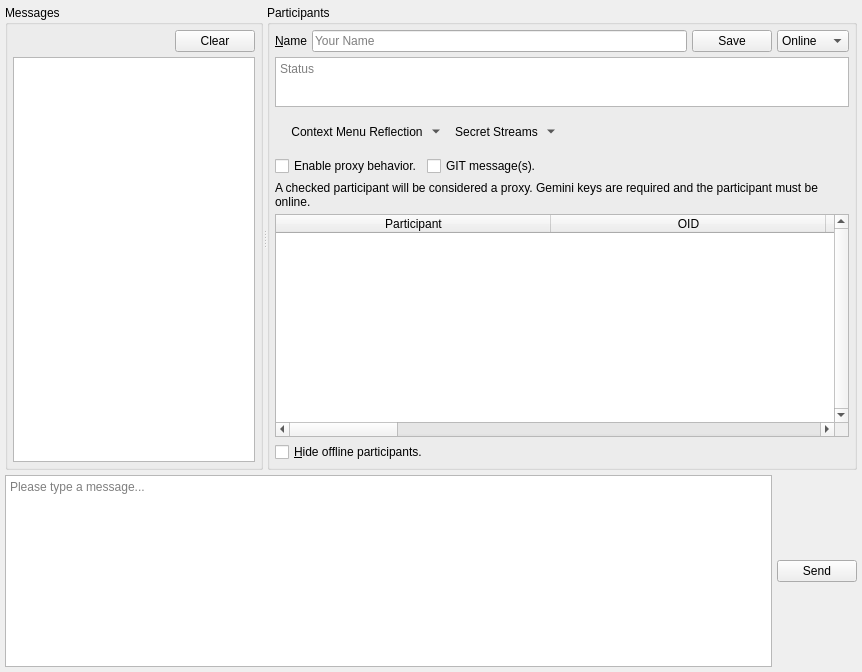
             <widget class="QWidget" name="scrollAreaWidgetContents_2">
              <property name="geometry">
               <rect>
                <x>0</x>
                <y>0</y>
                <width>862</width>
                <height>672</height>
               </rect>
              </property>
              <layout class="QHBoxLayout" name="horizontalLayout_25">
               <property name="spacing">
                <number>5</number>
               </property>
               <property name="leftMargin">
                <number>5</number>
               </property>
               <property name="topMargin">
                <number>5</number>
               </property>
               <property name="rightMargin">
                <number>5</number>
               </property>
               <property name="bottomMargin">
                <number>5</number>
               </property>
               <item>
                <layout class="QVBoxLayout" name="verticalLayout_24">
                 <property name="spacing">
                  <number>5</number>
                 </property>
                 <item>
                  <widget class="QSplitter" name="chatHorizontalSplitter">
                   <property name="orientation">
                    <enum>Qt::Horizontal</enum>
                   </property>
                   <widget class="QGroupBox" name="groupBox_9">
                    <property name="title">
                     <string>Messages</string>
                    </property>
                    <layout class="QVBoxLayout" name="verticalLayout_7">
                     <property name="spacing">
                      <number>5</number>
                     </property>
                     <property name="leftMargin">
                      <number>5</number>
                     </property>
                     <property name="topMargin">
                      <number>5</number>
                     </property>
                     <property name="rightMargin">
                      <number>5</number>
                     </property>
                     <property name="bottomMargin">
                      <number>5</number>
                     </property>
                     <item>
                      <layout class="QHBoxLayout" name="horizontalLayout_27">
                       <property name="spacing">
                        <number>5</number>
                       </property>
                       <item>
                        <spacer name="horizontalSpacer_23">
                         <property name="orientation">
                          <enum>Qt::Horizontal</enum>
                         </property>
                         <property name="sizeHint" stdset="0">
                          <size>
                           <width>40</width>
                           <height>20</height>
                          </size>
                         </property>
                        </spacer>
                       </item>
                       <item>
                        <widget class="QPushButton" name="clearMessages">
                         <property name="text">
                          <string>Clear</string>
                         </property>
                        </widget>
                       </item>
                      </layout>
                     </item>
                     <item>
                      <widget class="QTextBrowser" name="messages">
                       <property name="tabChangesFocus">
                        <bool>true</bool>
                       </property>
                       <property name="textInteractionFlags">
                        <set>Qt::LinksAccessibleByKeyboard|Qt::LinksAccessibleByMouse|Qt::TextBrowserInteraction|Qt::TextSelectableByKeyboard|Qt::TextSelectableByMouse</set>
                       </property>
                       <property name="openExternalLinks">
                        <bool>true</bool>
                       </property>
                       <property name="openLinks">
                        <bool>false</bool>
                       </property>
                      </widget>
                     </item>
                    </layout>
                   </widget>
                   <widget class="QGroupBox" name="groupBox">
                    <property name="title">
                     <string>Participants</string>
                    </property>
                    <layout class="QVBoxLayout" name="verticalLayout_19">
                     <property name="spacing">
                      <number>5</number>
                     </property>
                     <property name="leftMargin">
                      <number>5</number>
                     </property>
                     <property name="topMargin">
                      <number>5</number>
                     </property>
                     <property name="rightMargin">
                      <number>5</number>
                     </property>
                     <property name="bottomMargin">
                      <number>5</number>
                     </property>
                     <item>
                      <layout class="QHBoxLayout" name="horizontalLayout_9">
                       <property name="spacing">
                        <number>5</number>
                       </property>
                       <item>
                        <widget class="QLabel" name="label_5">
                         <property name="text">
                          <string>&amp;Name</string>
                         </property>
                         <property name="buddy">
                          <cstring>nodeName</cstring>
                         </property>
                        </widget>
                       </item>
                       <item>
                        <widget class="QLineEdit" name="nodeName">
                         <property name="placeholderText">
                          <string>Your Name</string>
                         </property>
                         <property name="clearButtonEnabled">
                          <bool>true</bool>
                         </property>
                        </widget>
                       </item>
                       <item>
                        <widget class="QPushButton" name="saveNodeName">
                         <property name="text">
                          <string>Save</string>
                         </property>
                        </widget>
                       </item>
                       <item>
                        <widget class="QComboBox" name="status">
                         <property name="sizePolicy">
                          <sizepolicy hsizetype="Fixed" vsizetype="Fixed">
                           <horstretch>0</horstretch>
                           <verstretch>0</verstretch>
                          </sizepolicy>
                         </property>
                         <property name="currentIndex">
                          <number>4</number>
                         </property>
                         <property name="sizeAdjustPolicy">
                          <enum>QComboBox::AdjustToContents</enum>
                         </property>
                         <item>
                          <property name="text">
                           <string>Away</string>
                          </property>
                         </item>
                         <item>
                          <property name="text">
                           <string>Busy</string>
                          </property>
                         </item>
                         <item>
                          <property name="text">
                           <string>Custom</string>
                          </property>
                         </item>
                         <item>
                          <property name="text">
                           <string>Offline</string>
                          </property>
                         </item>
                         <item>
                          <property name="text">
                           <string>Online</string>
                          </property>
                         </item>
                        </widget>
                       </item>
                      </layout>
                     </item>
                     <item>
                      <widget class="QTextEdit" name="custom">
                       <property name="maximumSize">
                        <size>
                         <width>16777215</width>
                         <height>50</height>
                        </size>
                       </property>
                       <property name="toolTip">
                        <string>Please provide a status message.</string>
                       </property>
                       <property name="tabChangesFocus">
                        <bool>true</bool>
                       </property>
                       <property name="acceptRichText">
                        <bool>false</bool>
                       </property>
                       <property name="placeholderText">
                        <string>Status</string>
                       </property>
                      </widget>
                     </item>
                     <item>
                      <widget class="QFrame" name="chat_frame">
                       <layout class="QHBoxLayout" name="horizontalLayout_17">
                        <item>
                         <widget class="QToolButton" name="chatActionMenu">
                          <property name="toolTip">
                           <string>Context Menu</string>
                          </property>
                          <property name="text">
                           <string>Context Menu Reflection</string>
                          </property>
                          <property name="icon">
                           <iconset resource="../Icons/icons.qrc">
                            <normaloff>:/generic/menu.png</normaloff>:/generic/menu.png</iconset>
                          </property>
                          <property name="popupMode">
                           <enum>QToolButton::MenuButtonPopup</enum>
                          </property>
                          <property name="autoRaise">
                           <bool>true</bool>
                          </property>
                         </widget>
                        </item>
                        <item>
                         <widget class="QToolButton" name="chatSecrets">
                          <property name="toolTip">
                           <string>&lt;html&gt;&lt;head/&gt;&lt;body&gt;&lt;p&gt;Secret Streams. The activated entry will be applied to the currently-selected participant.&lt;/p&gt;&lt;/body&gt;&lt;/html&gt;</string>
                          </property>
                          <property name="text">
                           <string>Secret Streams</string>
                          </property>
                          <property name="icon">
                           <iconset resource="../Icons/icons.qrc">
                            <normaloff>:/generic/menu-secret-chat.png</normaloff>:/generic/menu-secret-chat.png</iconset>
                          </property>
                          <property name="popupMode">
                           <enum>QToolButton::MenuButtonPopup</enum>
                          </property>
                          <property name="autoRaise">
                           <bool>true</bool>
                          </property>
                         </widget>
                        </item>
                        <item>
                         <spacer name="horizontalSpacer_70">
                          <property name="orientation">
                           <enum>Qt::Horizontal</enum>
                          </property>
                          <property name="sizeHint" stdset="0">
                           <size>
                            <width>315</width>
                            <height>20</height>
                           </size>
                          </property>
                         </spacer>
                        </item>
                       </layout>
                      </widget>
                     </item>
                     <item>
                      <layout class="QHBoxLayout" name="horizontalLayout_50">
                       <item>
                        <widget class="QCheckBox" name="humanProxy">
                         <property name="sizePolicy">
                          <sizepolicy hsizetype="Minimum" vsizetype="Preferred">
                           <horstretch>0</horstretch>
                           <verstretch>0</verstretch>
                          </sizepolicy>
                         </property>
                         <property name="toolTip">
                          <string>&lt;html&gt;&lt;head/&gt;&lt;body&gt;&lt;p&gt;If enabled, deciphered messages intended for other participants will be echoed.&lt;/p&gt;&lt;/body&gt;&lt;/html&gt;</string>
                         </property>
                         <property name="text">
                          <string>Enable proxy behavior.</string>
                         </property>
                        </widget>
                       </item>
                       <item>
                        <widget class="QCheckBox" name="git_chat">
                         <property name="toolTip">
                          <string>&lt;html&gt;&lt;head/&gt;&lt;body&gt;&lt;p&gt;Place the messages in a curious folder. A separate process will transfer the messages towards a curious GIT server. Curious. May be compatible with participant proxies in the future. The respective GIT Messages item(s) must also be checked.&lt;/p&gt;&lt;/body&gt;&lt;/html&gt;</string>
                         </property>
                         <property name="text">
                          <string>GIT message(s).</string>
                         </property>
                        </widget>
                       </item>
                       <item>
                        <spacer name="horizontalSpacer_24">
                         <property name="orientation">
                          <enum>Qt::Horizontal</enum>
                         </property>
                         <property name="sizeHint" stdset="0">
                          <size>
                           <width>40</width>
                           <height>20</height>
                          </size>
                         </property>
                        </spacer>
                       </item>
                      </layout>
                     </item>
                     <item>
                      <widget class="QLabel" name="label_123">
                       <property name="text">
                        <string>A checked participant will be considered a proxy. Gemini keys are required and the participant must be online.</string>
                       </property>
                       <property name="wordWrap">
                        <bool>true</bool>
                       </property>
                      </widget>
                     </item>
                     <item>
                      <widget class="QTableWidget" name="participants">
                       <property name="verticalScrollBarPolicy">
                        <enum>Qt::ScrollBarAlwaysOn</enum>
                       </property>
                       <property name="alternatingRowColors">
                        <bool>true</bool>
                       </property>
                       <property name="selectionBehavior">
                        <enum>QAbstractItemView::SelectRows</enum>
                       </property>
                       <property name="verticalScrollMode">
                        <enum>QAbstractItemView::ScrollPerPixel</enum>
                       </property>
                       <property name="horizontalScrollMode">
                        <enum>QAbstractItemView::ScrollPerPixel</enum>
                       </property>
                       <property name="sortingEnabled">
                        <bool>true</bool>
                       </property>
                       <attribute name="horizontalHeaderMinimumSectionSize">
                        <number>150</number>
                       </attribute>
                       <attribute name="horizontalHeaderDefaultSectionSize">
                        <number>275</number>
                       </attribute>
                       <attribute name="horizontalHeaderStretchLastSection">
                        <bool>true</bool>
                       </attribute>
                       <attribute name="verticalHeaderVisible">
                        <bool>false</bool>
                       </attribute>
                       <column>
                        <property name="text">
                         <string>Participant</string>
                        </property>
                       </column>
                       <column>
                        <property name="text">
                         <string>OID</string>
                        </property>
                       </column>
                       <column>
                        <property name="text">
                         <string>Neighbor OID</string>
                        </property>
                       </column>
                       <column>
                        <property name="text">
                         <string>Public Key Hash</string>
                        </property>
                       </column>
                       <column>
                        <property name="text">
                         <string>Status</string>
                        </property>
                       </column>
                       <column>
                        <property name="text">
                         <string>Last Status Change</string>
                        </property>
                       </column>
                       <column>
                        <property name="text">
                         <string>Gemini Encryption Key</string>
                        </property>
                       </column>
                       <column>
                        <property name="text">
                         <string>Gemini Hash Key</string>
                        </property>
                       </column>
                       <column>
                        <property name="text">
                         <string>Forward Secrecy Information</string>
                        </property>
                       </column>
                       <column>
                        <property name="text">
                         <string>GIT Messages</string>
                        </property>
                       </column>
                      </widget>
                     </item>
                     <item>
                      <layout class="QHBoxLayout" name="horizontalLayout">
                       <property name="spacing">
                        <number>5</number>
                       </property>
                       <item>
                        <widget class="QCheckBox" name="hideOfflineParticipants">
                         <property name="sizePolicy">
                          <sizepolicy hsizetype="Minimum" vsizetype="Preferred">
                           <horstretch>0</horstretch>
                           <verstretch>0</verstretch>
                          </sizepolicy>
                         </property>
                         <property name="text">
                          <string>&amp;Hide offline participants.</string>
                         </property>
                        </widget>
                       </item>
                       <item>
                        <spacer name="horizontalSpacer">
                         <property name="orientation">
                          <enum>Qt::Horizontal</enum>
                         </property>
                         <property name="sizeHint" stdset="0">
                          <size>
                           <width>40</width>
                           <height>20</height>
                          </size>
                         </property>
                        </spacer>
                       </item>
                      </layout>
                     </item>
                    </layout>
                   </widget>
                  </widget>
                 </item>
                 <item>
                  <layout class="QHBoxLayout" name="horizontalLayout_14">
                   <property name="spacing">
                    <number>5</number>
                   </property>
                   <item>
                    <widget class="spoton_textedit" name="message">
                     <property name="sizePolicy">
                      <sizepolicy hsizetype="Expanding" vsizetype="Fixed">
                       <horstretch>0</horstretch>
                       <verstretch>0</verstretch>
                      </sizepolicy>
                     </property>
                     <property name="tabChangesFocus">
                      <bool>true</bool>
                     </property>
                     <property name="acceptRichText">
                      <bool>false</bool>
                     </property>
                     <property name="placeholderText">
                      <string>Please type a message...</string>
                     </property>
                    </widget>
                   </item>
                   <item>
                    <layout class="QVBoxLayout" name="verticalLayout_23">
                     <property name="spacing">
                      <number>5</number>
                     </property>
                     <item>
                      <widget class="QPushButton" name="sendMessage">
                       <property name="toolTip">
                        <string>&lt;html&gt;&lt;head/&gt;&lt;body&gt;&lt;table border=&quot;0&quot; style=&quot; margin-top:0px; margin-bottom:0px; margin-left:0px; margin-right:0px;&quot; width=&quot;754&quot; cellspacing=&quot;2&quot; cellpadding=&quot;0&quot;&gt;&lt;tr&gt;&lt;td colspan=&quot;3&quot; bgcolor=&quot;#ffffca&quot;&gt;&lt;p align=&quot;center&quot;&gt;&lt;span style=&quot; font-size:18pt; font-weight:600;&quot;&gt;List of Emoticons&lt;/span&gt;&lt;/p&gt;&lt;/td&gt;&lt;td width=&quot;20&quot; rowspan=&quot;10&quot; bgcolor=&quot;#66cc99&quot;/&gt;&lt;td width=&quot;120&quot; bgcolor=&quot;#ffffca&quot;&gt;&lt;p align=&quot;center&quot;&gt;&lt;span style=&quot; font-size:18pt;&quot;&gt;:-)(-:&lt;/span&gt;&lt;/p&gt;&lt;/td&gt;&lt;td width=&quot;110&quot; bgcolor=&quot;#ffffca&quot;&gt;&lt;p&gt;&lt;span style=&quot; font-size:18pt;&quot;&gt;kiss&lt;/span&gt;&lt;/p&gt;&lt;/td&gt;&lt;td width=&quot;70&quot; bgcolor=&quot;#ffffca&quot;&gt;&lt;p align=&quot;center&quot;&gt;&lt;img src=&quot;:/emoticons/kiss.png&quot;/&gt;&lt;/p&gt;&lt;/td&gt;&lt;/tr&gt;&lt;tr&gt;&lt;td width=&quot;120&quot; bgcolor=&quot;#ffffca&quot;&gt;&lt;p align=&quot;center&quot;&gt;&lt;span style=&quot; font-size:18pt;&quot;&gt;O:-)&lt;/span&gt;&lt;/p&gt;&lt;/td&gt;&lt;td width=&quot;110&quot; bgcolor=&quot;#ffffca&quot;&gt;&lt;p&gt;&lt;span style=&quot; font-size:18pt;&quot;&gt;angel&lt;/span&gt;&lt;/p&gt;&lt;/td&gt;&lt;td width=&quot;70&quot; bgcolor=&quot;#ffffca&quot;&gt;&lt;p align=&quot;center&quot;&gt;&lt;img src=&quot;:/emoticons/angel.png&quot;/&gt;&lt;/p&gt;&lt;/td&gt;&lt;td bgcolor=&quot;#ffffca&quot;&gt;&lt;p align=&quot;center&quot;&gt;&lt;span style=&quot; font-size:18pt;&quot;&gt;:|&lt;/span&gt;&lt;/p&gt;&lt;/td&gt;&lt;td bgcolor=&quot;#ffffca&quot;&gt;&lt;p&gt;&lt;span style=&quot; font-size:18pt;&quot;&gt;neutral&lt;/span&gt;&lt;/p&gt;&lt;/td&gt;&lt;td bgcolor=&quot;#ffffca&quot;&gt;&lt;p align=&quot;center&quot;&gt;&lt;img src=&quot;:/emoticons/neutral.png&quot;/&gt;&lt;/p&gt;&lt;/td&gt;&lt;/tr&gt;&lt;tr&gt;&lt;td bgcolor=&quot;#ffffca&quot;&gt;&lt;p align=&quot;center&quot;&gt;&lt;span style=&quot; font-size:18pt; background-color:#ffffca;&quot;&gt;:-||&lt;/span&gt;&lt;/p&gt;&lt;/td&gt;&lt;td bgcolor=&quot;#ffffca&quot;&gt;&lt;p&gt;&lt;span style=&quot; font-size:18pt;&quot;&gt;angry&lt;/span&gt;&lt;/p&gt;&lt;/td&gt;&lt;td bgcolor=&quot;#ffffca&quot;&gt;&lt;p align=&quot;center&quot;&gt;&lt;img src=&quot;:/emoticons/angry.png&quot;/&gt;&lt;/p&gt;&lt;/td&gt;&lt;td bgcolor=&quot;#ffffca&quot;&gt;&lt;p align=&quot;center&quot;&gt;&lt;span style=&quot; font-size:18pt;&quot;&gt;(t)&lt;/span&gt;&lt;/p&gt;&lt;/td&gt;&lt;td bgcolor=&quot;#ffffca&quot;&gt;&lt;p&gt;&lt;span style=&quot; font-size:18pt;&quot;&gt;phone&lt;/span&gt;&lt;/p&gt;&lt;/td&gt;&lt;td bgcolor=&quot;#ffffca&quot;&gt;&lt;p align=&quot;center&quot;&gt;&lt;img src=&quot;:/emoticons/phone.png&quot;/&gt;&lt;/p&gt;&lt;/td&gt;&lt;/tr&gt;&lt;tr&gt;&lt;td bgcolor=&quot;#ffffca&quot;&gt;&lt;p align=&quot;center&quot;&gt;&lt;span style=&quot; font-size:18pt;&quot;&gt;:-/ &lt;/span&gt;&lt;/p&gt;&lt;/td&gt;&lt;td bgcolor=&quot;#ffffca&quot;&gt;&lt;p&gt;&lt;span style=&quot; font-size:18pt;&quot;&gt;confused&lt;/span&gt;&lt;/p&gt;&lt;/td&gt;&lt;td bgcolor=&quot;#ffffca&quot;&gt;&lt;p align=&quot;center&quot;&gt;&lt;img src=&quot;:/emoticons/confused.png&quot;/&gt;&lt;/p&gt;&lt;/td&gt;&lt;td bgcolor=&quot;#ffffca&quot;&gt;&lt;p align=&quot;center&quot;&gt;&lt;span style=&quot; font-size:18pt;&quot;&gt;@&amp;gt;--&amp;gt;--&lt;/span&gt;&lt;/p&gt;&lt;/td&gt;&lt;td bgcolor=&quot;#ffffca&quot;&gt;&lt;p&gt;&lt;span style=&quot; font-size:18pt;&quot;&gt;rose&lt;/span&gt;&lt;/p&gt;&lt;/td&gt;&lt;td bgcolor=&quot;#ffffca&quot;&gt;&lt;p align=&quot;center&quot;&gt;&lt;img src=&quot;:/emoticons/rose.png&quot;/&gt;&lt;/p&gt;&lt;/td&gt;&lt;/tr&gt;&lt;tr&gt;&lt;td bgcolor=&quot;#ffffca&quot;&gt;&lt;p align=&quot;center&quot;&gt;&lt;span style=&quot; font-size:18pt;&quot;&gt;8-)&lt;/span&gt;&lt;/p&gt;&lt;/td&gt;&lt;td bgcolor=&quot;#ffffca&quot;&gt;&lt;p&gt;&lt;span style=&quot; font-size:18pt;&quot;&gt;cool&lt;/span&gt;&lt;/p&gt;&lt;/td&gt;&lt;td bgcolor=&quot;#ffffca&quot;&gt;&lt;p align=&quot;center&quot;&gt;&lt;img src=&quot;:/emoticons/glasses-cool.png&quot;/&gt;&lt;/p&gt;&lt;/td&gt;&lt;td bgcolor=&quot;#ffffca&quot;&gt;&lt;p align=&quot;center&quot;&gt;&lt;span style=&quot; font-size:18pt;&quot;&gt;:-(&lt;/span&gt;&lt;/p&gt;&lt;/td&gt;&lt;td bgcolor=&quot;#ffffca&quot;&gt;&lt;p&gt;&lt;span style=&quot; font-size:18pt;&quot;&gt;sad&lt;/span&gt;&lt;/p&gt;&lt;/td&gt;&lt;td bgcolor=&quot;#ffffca&quot;&gt;&lt;p align=&quot;center&quot;&gt;&lt;img src=&quot;:/emoticons/sad.png&quot;/&gt;&lt;/p&gt;&lt;/td&gt;&lt;/tr&gt;&lt;tr&gt;&lt;td bgcolor=&quot;#ffffca&quot;&gt;&lt;p align=&quot;center&quot;&gt;&lt;span style=&quot; font-size:18pt;&quot;&gt;:'(&lt;/span&gt;&lt;/p&gt;&lt;/td&gt;&lt;td bgcolor=&quot;#ffffca&quot;&gt;&lt;p&gt;&lt;span style=&quot; font-size:18pt;&quot;&gt;crying&lt;/span&gt;&lt;/p&gt;&lt;/td&gt;&lt;td bgcolor=&quot;#ffffca&quot;&gt;&lt;p align=&quot;center&quot;&gt;&lt;img src=&quot;:/emoticons/crying.png&quot;/&gt;&lt;/p&gt;&lt;/td&gt;&lt;td bgcolor=&quot;#ffffca&quot;&gt;&lt;p align=&quot;center&quot;&gt;&lt;span style=&quot; font-size:18pt;&quot;&gt;:-O&lt;/span&gt;&lt;/p&gt;&lt;/td&gt;&lt;td bgcolor=&quot;#ffffca&quot;&gt;&lt;p&gt;&lt;span style=&quot; font-size:18pt;&quot;&gt;shocked&lt;/span&gt;&lt;/p&gt;&lt;/td&gt;&lt;td bgcolor=&quot;#ffffca&quot;&gt;&lt;p align=&quot;center&quot;&gt;&lt;img src=&quot;:/emoticons/shocked.png&quot;/&gt;&lt;/p&gt;&lt;/td&gt;&lt;/tr&gt;&lt;tr&gt;&lt;td bgcolor=&quot;#ffffca&quot;&gt;&lt;p align=&quot;center&quot;&gt;&lt;span style=&quot; font-size:18pt;&quot;&gt;o-)&lt;/span&gt;&lt;/p&gt;&lt;/td&gt;&lt;td bgcolor=&quot;#ffffca&quot;&gt;&lt;p&gt;&lt;span style=&quot; font-size:18pt;&quot;&gt;cyclops&lt;/span&gt;&lt;/p&gt;&lt;/td&gt;&lt;td bgcolor=&quot;#ffffca&quot;&gt;&lt;p align=&quot;center&quot;&gt;&lt;img src=&quot;:/emoticons/cyclops.png&quot;/&gt;&lt;/p&gt;&lt;/td&gt;&lt;td bgcolor=&quot;#ffffca&quot;&gt;&lt;p align=&quot;center&quot;&gt;&lt;span style=&quot; font-size:18pt;&quot;&gt;C:-)&lt;/span&gt;&lt;/p&gt;&lt;/td&gt;&lt;td bgcolor=&quot;#ffffca&quot;&gt;&lt;p&gt;&lt;span style=&quot; font-size:18pt;&quot;&gt;skywalker&lt;/span&gt;&lt;/p&gt;&lt;/td&gt;&lt;td bgcolor=&quot;#ffffca&quot;&gt;&lt;p align=&quot;center&quot;&gt;&lt;img src=&quot;:/emoticons/skywalker.png&quot;/&gt;&lt;/p&gt;&lt;/td&gt;&lt;/tr&gt;&lt;tr&gt;&lt;td bgcolor=&quot;#ffffca&quot;&gt;&lt;p align=&quot;center&quot;&gt;&lt;span style=&quot; font-size:18pt;&quot;&gt;}:)&lt;/span&gt;&lt;/p&gt;&lt;/td&gt;&lt;td bgcolor=&quot;#ffffca&quot;&gt;&lt;p&gt;&lt;span style=&quot; font-size:18pt;&quot;&gt;devil&lt;/span&gt;&lt;/p&gt;&lt;/td&gt;&lt;td bgcolor=&quot;#ffffca&quot;&gt;&lt;p align=&quot;center&quot;&gt;&lt;img src=&quot;:/emoticons/devil.png&quot;/&gt;&lt;/p&gt;&lt;/td&gt;&lt;td bgcolor=&quot;#ffffca&quot;&gt;&lt;p align=&quot;center&quot;&gt;&lt;span style=&quot; font-size:18pt;&quot;&gt;:-)&lt;/span&gt;&lt;/p&gt;&lt;/td&gt;&lt;td bgcolor=&quot;#ffffca&quot;&gt;&lt;p&gt;&lt;span style=&quot; font-size:18pt;&quot;&gt;smile&lt;/span&gt;&lt;/p&gt;&lt;/td&gt;&lt;td bgcolor=&quot;#ffffca&quot;&gt;&lt;p align=&quot;center&quot;&gt;&lt;img src=&quot;:/emoticons/smile.png&quot;/&gt;&lt;/p&gt;&lt;/td&gt;&lt;/tr&gt;&lt;tr&gt;&lt;td bgcolor=&quot;#ffffca&quot;&gt;&lt;p align=&quot;center&quot;&gt;&lt;span style=&quot; font-size:18pt;&quot;&gt;:-D&lt;/span&gt;&lt;/p&gt;&lt;/td&gt;&lt;td bgcolor=&quot;#ffffca&quot;&gt;&lt;p&gt;&lt;span style=&quot; font-size:18pt;&quot;&gt;laugh&lt;/span&gt;&lt;/p&gt;&lt;/td&gt;&lt;td bgcolor=&quot;#ffffca&quot;&gt;&lt;p align=&quot;center&quot;&gt;&lt;img src=&quot;:/emoticons/laugh.png&quot;/&gt;&lt;/p&gt;&lt;/td&gt;&lt;td bgcolor=&quot;#ffffca&quot;&gt;&lt;p align=&quot;center&quot;&gt;&lt;span style=&quot; font-size:18pt;&quot;&gt;:-P&lt;/span&gt;&lt;/p&gt;&lt;/td&gt;&lt;td bgcolor=&quot;#ffffca&quot;&gt;&lt;p&gt;&lt;span style=&quot; font-size:18pt;&quot;&gt;tongue&lt;/span&gt;&lt;/p&gt;&lt;/td&gt;&lt;td bgcolor=&quot;#ffffca&quot;&gt;&lt;p align=&quot;center&quot;&gt;&lt;img src=&quot;:/emoticons/tongue.png&quot;/&gt;&lt;/p&gt;&lt;/td&gt;&lt;/tr&gt;&lt;tr&gt;&lt;td bgcolor=&quot;#ffffca&quot;&gt;&lt;p align=&quot;center&quot;&gt;&lt;span style=&quot; font-size:18pt;&quot;&gt;:-))&lt;/span&gt;&lt;/p&gt;&lt;/td&gt;&lt;td bgcolor=&quot;#ffffca&quot;&gt;&lt;p&gt;&lt;span style=&quot; font-size:18pt;&quot;&gt;happy&lt;/span&gt;&lt;/p&gt;&lt;/td&gt;&lt;td bgcolor=&quot;#ffffca&quot;&gt;&lt;p align=&quot;center&quot;&gt;&lt;img src=&quot;:/emoticons/happy.png&quot;/&gt;&lt;/p&gt;&lt;/td&gt;&lt;td bgcolor=&quot;#ffffca&quot;&gt;&lt;p align=&quot;center&quot;&gt;&lt;span style=&quot; font-size:18pt;&quot;&gt;;)&lt;/span&gt;&lt;/p&gt;&lt;/td&gt;&lt;td bgcolor=&quot;#ffffca&quot;&gt;&lt;p&gt;&lt;span style=&quot; font-size:18pt;&quot;&gt;wink&lt;/span&gt;&lt;/p&gt;&lt;/td&gt;&lt;td bgcolor=&quot;#ffffca&quot;&gt;&lt;p align=&quot;center&quot;&gt;&lt;img src=&quot;:/emoticons/wink.png&quot;/&gt;&lt;/p&gt;&lt;/td&gt;&lt;/tr&gt;&lt;/table&gt;&lt;/body&gt;&lt;/html&gt;</string>
                       </property>
                       <property name="text">
                        <string>Send</string>
                       </property>
                      </widget>
                     </item>
                    </layout>
                   </item>
                  </layout>
                 </item>
                </layout>
               </item>
              </layout>
             </widget>
